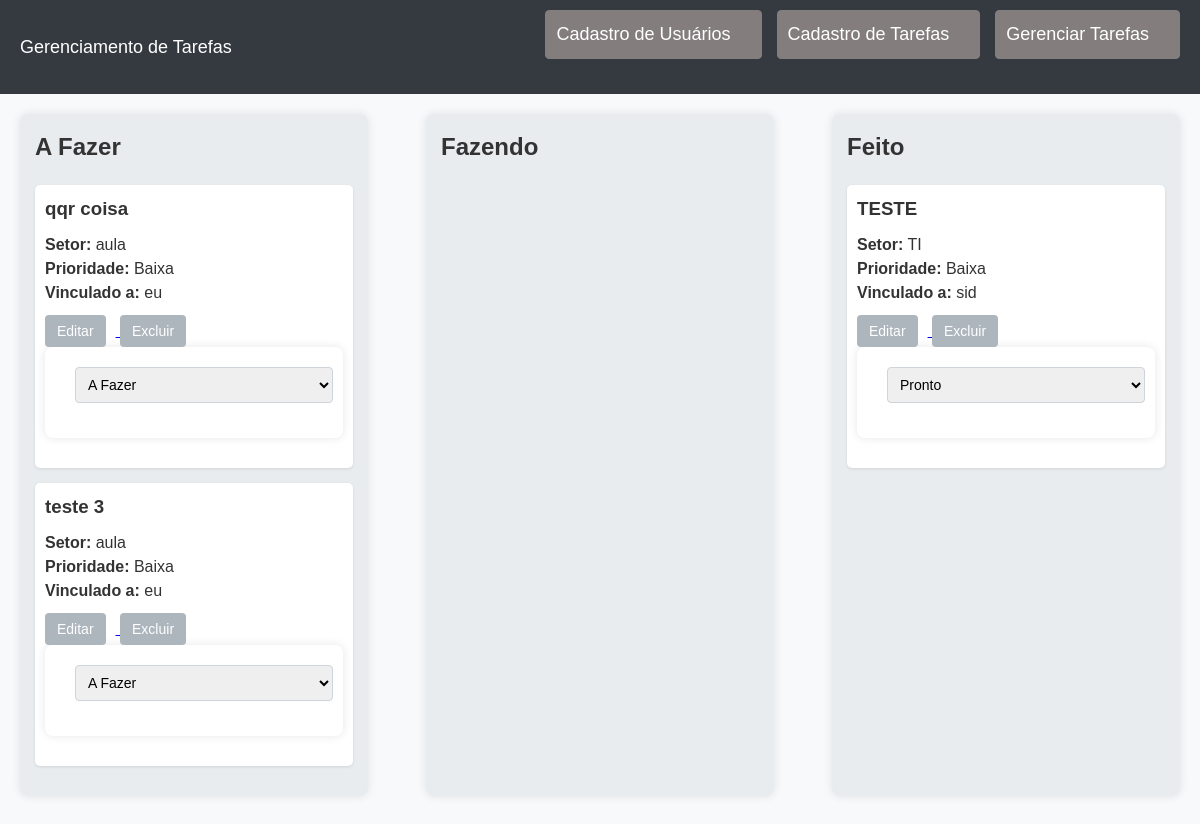
The app's page /gerenciamento/ with its own data.
### core/models.py (models this page shows, shortened)
class Tarefa(models.Model):
    PRIORIDADE_CHOICES = [
        ('baixa', 'Baixa'),
        ('media', 'Média'),
        ('alta', 'Alta'),
    ]
    STATUS_CHOICES = [
        ('a_fazer', 'A Fazer'),
        ('fazendo', 'Fazendo'),
        ('pronto', 'Pronto'),
    ]
    usuario = models.ForeignKey (Usuario, on_delete=models.CASCADE)
    descricao = models.CharField (max_length=100)
    setor = models.CharField (max_length=100)
    prioridade = models.CharField(
        max_length=10,
        choices=PRIORIDADE_CHOICES,
        default='media',
    )
    status = models.CharField(
        max_length=10,
        choices=STATUS_CHOICES,
        default='a_fazer',
    )
    data_cadastro= models.DateTimeField(auto_now = True)

class Usuario(models.Model):
    nome = models.CharField (max_length=100)
    email = models.EmailField (max_length=100)

### core/views.py (the view)
# urls.py: path('gerenciamento/', views.gerenciamento),
def gerenciamento(request):
    tarefas = Tarefa.objects.all()
    tarefas_a_fazer = tarefas.filter(status='a_fazer')
    tarefas_fazendo = tarefas.filter(status='fazendo')
    tarefas_feito = tarefas.filter(status='pronto')
    prioridades = dict(Tarefa.PRIORIDADE_CHOICES)
    statusList = dict(Tarefa.STATUS_CHOICES)
    return render(request, 'gerenciamento.html', {
        'tarefas_a_fazer': tarefas_a_fazer,
        'tarefas_fazendo': tarefas_fazendo,
        'tarefas_feito': tarefas_feito,
        'prioridades': prioridades,
        'statusList':statusList,
    })

### core/templates/gerenciamento.html (shortened to what this page needs)
{% extends "model-page.html" %}
{% block content %}
<div class="kanban-container">
    <div class="kanban-column" id="a-fazer">
        <h2>A Fazer</h2>
        {% for tarefa in tarefas_a_fazer %}
        <div class="kanban-card">
            <h3>{{ tarefa.descricao }}</h3>
            <p><strong>Setor:</strong> {{ tarefa.setor }}</p>
            <p><strong>Prioridade:</strong> {{ tarefa.get_prioridade_display }}</p>
            <p><strong>Vinculado a:</strong> {{ tarefa.usuario.nome }}</p>
            <div class="kanban-buttons">
                <a href="/tarefa/?id={{tarefa.id}}">
                    <button type="button">Editar</button>
                </a>
                <a href="/excluir_tarefa/{{tarefa.id}}/">
                    <button type="button">Excluir</button>
                </a>
                <form action="/mudar_status/{{tarefa.id }}/" method="POST">
                    <select id="status" name="status" required onchange="this.form.submit()">
                        <option value="{{ tarefa.status }}">{{ tarefa.get_status_display }}</option>
                    </select>
                </form>
            </div>
        </div>
        {% endfor %}
    </div>
    <div class="kanban-column" id="fazendo">
        <h2>Fazendo</h2>
    </div>
    <div class="kanban-column" id="feito">
        <h2>Feito</h2>
        {% for tarefa in tarefas_feito %}
        <div class="kanban-card">
            <h3>{{ tarefa.descricao }}</h3>
            <p><strong>Setor:</strong> {{ tarefa.setor }}</p>
            <p><strong>Prioridade:</strong> {{ tarefa.get_prioridade_display }}</p>
            <p><strong>Vinculado a:</strong> {{ tarefa.usuario.nome }}</p>
            <div class="kanban-buttons">
                <a href="/tarefa/?id={{tarefa.id}}">
                    <button type="button">Editar</button>
                </a>
                <a href="/excluir_tarefa/{{tarefa.id}}/">
                    <button type="button">Excluir</button>
                </a>
                <form action="/mudar_status/{{tarefa.id }}/" method="POST">
                    <select id="status" name="status" required onchange="this.form.submit()">
                        <option value="{{ tarefa.status }}">{{ tarefa.get_status_display }}</option>
                    </select>
                </form>
            </div>
        </div>
        {% endfor %}
    </div>
</div>
{% endblock %}

### core/templates/model-page.html (shortened to what this page needs)
<!DOCTYPE html>
<html lang="pt-br">
<head>
    {% include "model-header.html" %}
    {% load static %}
    <link rel="stylesheet" href="{% static 'css/style.css' %}">
</head>
<body>
    <nav>
        <a href="/">Gerenciamento de Tarefas</a>
        <div id="navbarNav">
            <ul>
                <li>
                    <a href="/usuario/">Cadastro de Usuários</a>
                </li>
                <li>
                    <a href="/tarefa/">Cadastro de Tarefas</a>
                </li>
                <li>
                    <a href="/gerenciamento/">Gerenciar Tarefas</a>
                </li>
            </ul>
        </div>
    </nav>
        {% block content %} {% endblock %}
</body>
</html>

### core/templates/model-header.html (shortened to what this page needs)
{% load static %}
<link rel="stylesheet" href="{% static 'css/style.css' %}">

### core/static/css/style.css (style rules this page uses)
body, h1, h2, h3, h4, h5, h6, p, ul, ol, li, form, input, button, select, a, div { margin: 0; padding: 0; box-sizing: border-box; font-family: Arial, sans-serif; }
body { background-color: #f8f9fa; color: #333; font-size: 16px; line-height: 1.5; }
nav { background-color: #343a40; padding: 10px 20px; display: flex; justify-content: space-between; align-items: center; }
nav a { color: #ffffff; text-decoration: none; font-size: 18px; margin-right: 20px; }
nav ul { list-style-type: none; display: flex; }
nav ul li { margin-left: 15px; }
h2 { margin-bottom: 20px; }
h3, h4 { color: #333; margin-bottom: 10px; }
div { margin-bottom: 20px; }
button { background-color: #6c757d; color: #ffffff; border: none; padding: 10px 20px; cursor: pointer; border-radius: 4px; font-size: 16px; transition: background-color 0.3s ease; }
button[type="button"] { background-color: #adb5bd; }
form { background-color: #ffffff; padding: 20px; border-radius: 8px; box-shadow: 0 0 10px rgba(0, 0, 0, 0.1); }
input[type="text"], input[type="email"], input[type="number"], select { width: 100%; padding: 8px; margin-bottom: 15px; border: 1px solid #ced4da; border-radius: 4px; }
div > a > button { display: inline-block; margin-right: 10px; }
ul { list-style-type: none; padding-left: 0; }
li { background-color: #837d7e; color: #4c4a53; padding: 10px; border: 1px solid #837d7e; border-radius: 4px; margin-bottom: 5px; }

### core/templates/gerenciamento.html (style rules this page uses)
.kanban-container { display: flex; justify-content: space-between; padding: 20px; }
.kanban-column { background-color: #e9ecef; border-radius: 8px; padding: 15px; width: 30%; min-height: 400px; box-shadow: 0 0 10px rgba(0, 0, 0, 0.1); }
.kanban-card { background-color: #ffffff; border-radius: 5px; padding: 10px; margin-bottom: 15px; box-shadow: 0 1px 3px rgba(0, 0, 0, 0.1); }
.kanban-buttons { margin-top: 10px; }
button { background-color: #6c757d; color: #ffffff; border: none; padding: 8px 12px; cursor: pointer; border-radius: 4px; font-size: 14px; transition: background-color 0.3s ease; }
select { margin-left: 10px; padding: 8px; border-radius: 4px; border: 1px solid #ced4da; font-size: 14px; }

### records on screen
Tarefa: descricao "qqr coisa", setor "aula", prioridade "Baixa", usuario.nome "eu", status "A Fazer"
Tarefa: descricao "teste 3", setor "aula", prioridade "Baixa", usuario.nome "eu", status "A Fazer"
Tarefa: descricao "TESTE", setor "TI", prioridade "Baixa", usuario.nome "sid", status "Pronto"
